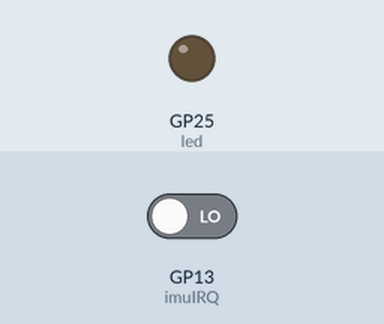
This program was run on a simulated Raspberry Pi Pico running MicroPython. Parts: output pins drawn as LEDs (lit = HIGH). The inputs (shaded band) are chosen by the test bench; at power-on: GP13 (imuIRQ) LOW. Library files of the repository ran but are not shown: mpu6050_irq.py; what the program prints to the serial console is not drawn.

Above: at 1.7 s.
1.8 s: GP13 (imuIRQ) driven HIGH
Timing chart, 0 to 4.8 s (numbered marks = the images above; inputs shaded):
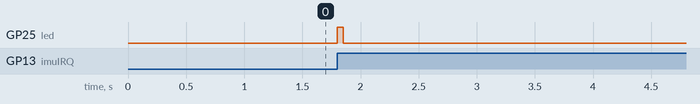

Measured:
- after the input at 1.8 s, GP25 (led): LOW → HIGH at once, → LOW 0.05 s later

The program:

passknock_rp2040_mpu6050.py
```python
# (licence header left out)
from machine import Pin, I2C
from time import sleep, sleep_ms, time, ticks_ms, ticks_us, ticks_diff
from mpu6050_irq import MPU6050, MOT_INT

led = Pin(25, Pin.OUT, value=0) # PICO PI (RP2040)

motionDetectedTime = None

def imuHandler(pin):
    global motionDetectedTime
    motionDetectedTime = ticks_ms()

imuIRQ = Pin(13, Pin.IN) # Any pin to catch the interrupt.
imuIRQ.irq(trigger=Pin.IRQ_RISING, handler=imuHandler)

i2c = I2C(1, sda=Pin(14), scl=Pin(15), freq=400000)
imu = MPU6050(i2c)
imu.wake()
imu.setupMotionDetection(12, 16, latchEnabled=True) # To detect a small, short movements like a knock.
imu.enableMotionDetectionIRQ() # Rises IRQ immediately when enabled.
time_ms = ticks_ms()
while not motionDetectedTime and ticks_diff(ticks_ms(), time_ms) < 500:
    pass
imu.resetMotionDetectionLatch()

def recordPassKnock(debounce_ms=50, timeout_s=5):
    global motionDetectedTime
    timeout_ms = timeout_s * 1000
    knocksTimes = []
    tLastDetected = ticks_ms()
    led.off()
    imu.disableMotionDetectionIRQ()
    motionDetectedTime = None
    imu.resetMotionDetectionLatch()
    imu.enableMotionDetectionIRQ()
    while True:
        if motionDetectedTime:
            # A proper synchronization is done by keeping the time first, reset the time,
            # and only then release the latch to enable the motion detection again.
            knocksTimes.append(motionDetectedTime)
            tLastDetected = motionDetectedTime
            motionDetectedTime = None
            led.on() # Confirm the knock.
            sleep_ms(debounce_ms)
            led.off()
            imu.resetMotionDetectionLatch()
        elif ticks_diff(ticks_ms(), tLastDetected) > timeout_ms:
            break

    for i in range(len(knocksTimes) - 1):
        knocksTimes[i] = ticks_diff(knocksTimes[i+1], knocksTimes[i])
    return knocksTimes[:-1]

def waitForPassKnock(minPassknockSize=2):
    while True:
        print(f"Knock your password to record (at least {minPassknockSize + 1} knocks required)")
        passknock = recordPassKnock()
        passknockLen = len(passknock)
        if passknockLen >= minPassknockSize:
            print("Passknock has been recorded")
            return passknock
        elif passknockLen > 0:
            print("Passknock is too weak, try again")

def checkPassKnock(passknock, testknonk, tolerance_ms=100):
    if len(passknock) != len(testknonk):
        return False
    for i in range(len(passknock)):
        if abs(passknock[i] - testknonk[i]) > tolerance_ms:
            return False
    return True

def unlockByPassKnock(passknock):
    while True:
        print(f"Knock your password to unlock your account")
        testknock = recordPassKnock()
        if checkPassKnock(passknock, testknock):
            print("You have successfully logged in")
            break
        print("Wrong passknock")


# One one thousand, two one thousand, three one thousand, four one thousand, five one thousand...
passknock = waitForPassKnock()
# Save the passknock secretely.
print("\n\n")
unlockByPassKnock(passknock)
```
